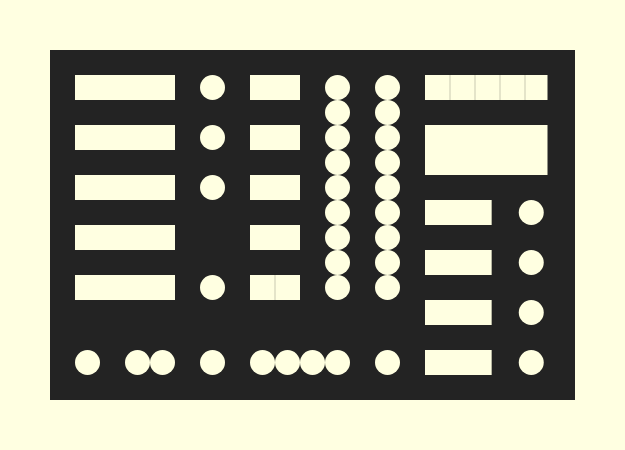
Frame 1 (no input)
Frame 60 (no input): identical to frame 1, image omitted
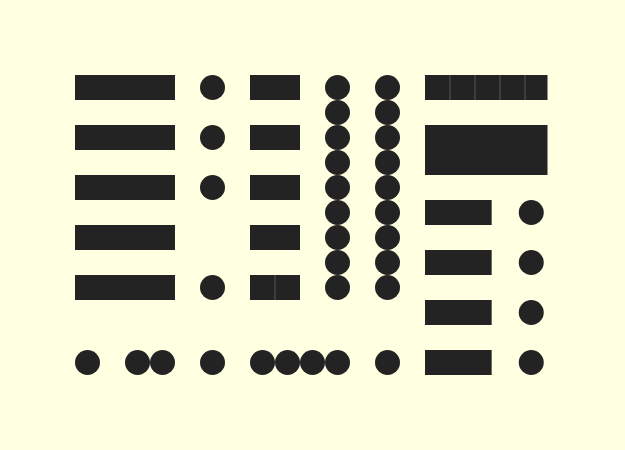
Frame 120 (the mouse pressed at the canvas centre since frame 60)

The p5.js sketch that drew these frames (run headless with seeded random() and noise() and a simulated clock; from frame 60 on, the mouse is pressed at the canvas centre):

// p5.js sketch
// ── sketch.js
var rectWidth;
var rectHeight;
var gridHeight;
var gridWidth;
var padding;
var r;
var mousePressed;
var blackBox;
var backColor;
function setup() {
  createCanvas(625, 450);
  backColor = color(300, 1000, 225);
  background(backColor);
  rectWidth = 100;
  rectHeight = 25;
  gridHeight =25;
  gridWidth = 25;
  padding = 50;
  r = gridWidth;
  blackBox = 35


  
}
function mousePressed (){
    if (blackBox == 35) {
    blackBox = color(300,1000,225);
    backColor = 35;
  } else {
    blackBox = 35;
    backColor = color(300,1000,225);
  }
   
}
function draw() {

  // main rectangle
  fill(blackBox);
  noStroke();
  rect(padding, padding, 525, 350);
  

  // smaller rectangle
  fill(backColor);
  noStroke();
  rect(padding + gridWidth, padding + gridHeight, rectWidth, rectHeight);
  rect(padding + gridWidth, padding + gridHeight * 3, rectWidth, rectHeight);
  rect(padding + gridWidth, padding + gridHeight * 5, rectWidth, rectHeight);
  rect(padding + gridWidth, padding + gridHeight * 7, rectWidth, rectHeight);
  rect(padding + gridWidth, padding + gridHeight * 9, rectWidth, rectHeight);

  // bottom row circles
  fill(backColor);
  noStroke();
  ellipse(padding + gridWidth + gridWidth/2,padding + gridHeight * 12 + gridHeight/2, r, r); 
  ellipse(padding + gridWidth * 3 + gridWidth/2, padding + gridHeight * 12 + gridHeight/2, r, r);
  ellipse(padding + gridWidth * 4 + gridWidth/2, padding + gridHeight * 12 + gridHeight/2, r, r);
 //bottom row 4th across circle going up
  ellipse(padding + gridWidth * 6 + gridWidth/2, padding + gridHeight * 12 + gridHeight/2, r, r);
  ellipse(padding + gridWidth * 6 + gridWidth/2, padding + gridHeight * 9 + gridHeight/2, r, r);
  ellipse(padding + gridWidth * 6 + gridWidth/2, padding + gridHeight * 5 + gridHeight/2, r, r);
  ellipse(padding + gridWidth * 6 + gridWidth/2, padding + gridHeight * 3 + gridHeight/2, r, r);
  ellipse(padding + gridWidth * 6 + gridWidth/2, padding + gridHeight + gridHeight/2, r, r);



 //5th & 6th across bottom row circles going up as rect
  ellipse(padding + gridWidth * 8 + gridWidth/2, padding + gridHeight * 12 + gridHeight/2, r, r);
  ellipse(padding + gridWidth * 9 + gridWidth/2, padding + gridHeight * 12 + gridHeight/2, r, r);
 
 // rect going up
 rect(padding + gridWidth *8, padding + gridHeight * 9, rectWidth/2, rectHeight);
 rect(padding + gridWidth *8, padding + gridHeight * 7, rectWidth/2, rectHeight);
 rect(padding + gridWidth *8, padding + gridHeight * 5, rectWidth/2, rectHeight);
 rect(padding + gridWidth *8, padding + gridHeight * 3, rectWidth/2, rectHeight);
 rect(padding + gridWidth *8, padding + gridHeight, rectWidth/2, rectHeight);
 
 
 
  //7th across bottom row circle
  ellipse(padding + gridWidth * 10 + gridWidth/2, padding + gridHeight * 12 + gridHeight/2, r, r);
 
 // 8th across bottom row circle going up
  ellipse(padding + gridWidth * 11 + gridWidth/2, padding + gridHeight * 12 + gridHeight/2, r, r);
  ellipse(padding + gridWidth * 11 + gridWidth/2, padding + gridHeight * 9 + gridHeight/2, r, r);
  ellipse(padding + gridWidth * 11 + gridWidth/2, padding + gridHeight * 8 + gridHeight/2, r, r);
  ellipse(padding + gridWidth * 11 + gridWidth/2, padding + gridHeight * 7 + gridHeight/2, r, r);
  ellipse(padding + gridWidth * 11 + gridWidth/2, padding + gridHeight * 6 + gridHeight/2, r, r);
  ellipse(padding + gridWidth * 11 + gridWidth/2, padding + gridHeight * 5 + gridHeight/2, r, r);
  ellipse(padding + gridWidth * 11 + gridWidth/2, padding + gridHeight * 4 + gridHeight/2, r, r);
  ellipse(padding + gridWidth * 11 + gridWidth/2, padding + gridHeight * 3 + gridHeight/2, r, r);
  ellipse(padding + gridWidth * 11 + gridWidth/2, padding + gridHeight * 2 + gridHeight/2, r, r);
  ellipse(padding + gridWidth * 11 + gridWidth/2, padding + gridHeight + gridHeight/2, r, r);
 
 // 9th across bottom row circle going up
  ellipse(padding + gridWidth * 13 + gridWidth/2, padding + gridHeight * 12 + gridHeight/2, r, r);
  ellipse(padding + gridWidth * 13 + gridWidth/2, padding + gridHeight * 9 + gridHeight/2, r, r);
  ellipse(padding + gridWidth * 13 + gridWidth/2, padding + gridHeight * 8 + gridHeight/2, r, r);
  ellipse(padding + gridWidth * 13 + gridWidth/2, padding + gridHeight * 7 + gridHeight/2, r, r);
  ellipse(padding + gridWidth * 13 + gridWidth/2, padding + gridHeight * 6 + gridHeight/2, r, r);
  ellipse(padding + gridWidth * 13 + gridWidth/2, padding + gridHeight * 5 + gridHeight/2, r, r);
  ellipse(padding + gridWidth * 13 + gridWidth/2, padding + gridHeight * 4 + gridHeight/2, r, r);
  ellipse(padding + gridWidth * 13 + gridWidth/2, padding + gridHeight * 3 + gridHeight/2, r, r);
  ellipse(padding + gridWidth * 13 + gridWidth/2, padding + gridHeight * 2 + gridHeight/2, r, r);
  ellipse(padding + gridWidth * 13 + gridWidth/2, padding + gridHeight + gridHeight/2, r, r);
 
  //final bottom row circle going up
  ellipse(padding + gridWidth * 18.75 + gridWidth/2, padding + gridHeight * 12 + gridHeight/2, r, r);
  ellipse(padding + gridWidth * 18.75 + gridWidth/2, padding + gridHeight * 10 + gridHeight/2, r, r);
  ellipse(padding + gridWidth * 18.75 + gridWidth/2, padding + gridHeight * 8 + gridHeight/2, r, r);
  ellipse(padding + gridWidth * 18.75 + gridWidth/2, padding + gridHeight * 6 + gridHeight/2, r, r);

  
  // bottom row rectangle going up
  fill(backColor);
  noStroke();
  rect(padding + gridWidth *15, padding + gridHeight * 12, rectWidth/1.5, rectHeight);
  rect(padding + gridWidth *15, padding + gridHeight * 10, rectWidth/1.5, rectHeight);
  rect(padding + gridWidth *15, padding + gridHeight * 8, rectWidth/1.5, rectHeight);
  rect(padding + gridWidth *15, padding + gridHeight * 6, rectWidth/1.5, rectHeight);
  
  //righthand larger rectangles
  rect(padding + gridWidth *15, padding + gridHeight * 3, rectWidth + 22.5, rectHeight * 2);
  rect(padding + gridWidth *15, padding + gridHeight, rectWidth + 22.5, rectHeight);

  //line five rect down 2 rect across 
  stroke(blackBox);
  strokeWeight(.25);
  line(padding + gridWidth *9, padding + gridHeight * 9, padding + gridWidth *9, padding + gridHeight * 9 + gridHeight);
  
  stroke(blackBox);
  strokeWeight(.25);
  line(padding + gridWidth *16, padding + gridHeight, padding + gridWidth *16, padding + gridHeight + gridHeight);
  line(padding + gridWidth *17, padding + gridHeight, padding + gridWidth *17, padding + gridHeight + gridHeight);
  line(padding + gridWidth *18, padding + gridHeight, padding + gridWidth *18, padding + gridHeight + gridHeight);
  line(padding + gridWidth *19, padding + gridHeight, padding + gridWidth *19, padding + gridHeight + gridHeight);


}
